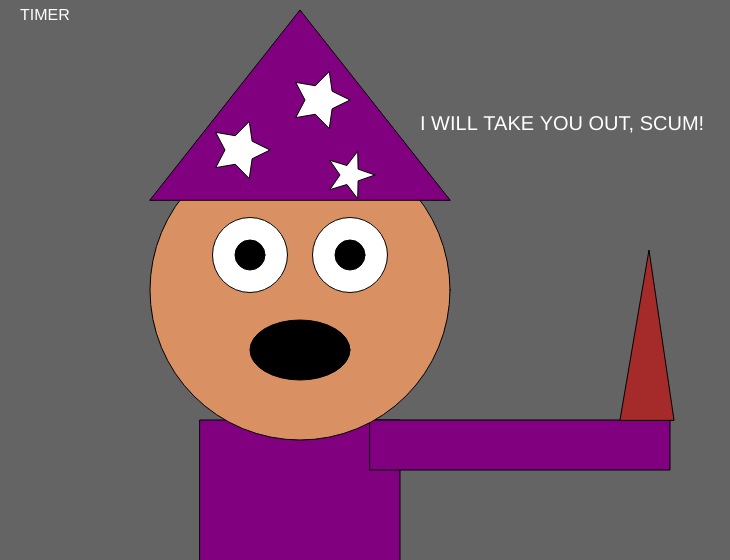
Frame 1 (no input)
Frame 60 (no input): identical to frame 1, image omitted
Frame 120 (the mouse pressed at the canvas centre since frame 60): identical to frame 1, image omitted

The p5.js sketch that drew this single still picture (run headless with seeded random() and noise() and a simulated clock; from frame 60 on, the mouse is pressed at the canvas centre):

// p5.js sketch
// ── sketch.js
let state = 0;
let timer = 0;
let x = 0;
let ball;
let x2 = 0;
let starSize = 0;


function setup() {
  createCanvas(730, 560);

  ball = 150;
  x = width / 2;

}

function draw() {

  background(100);

  switch (state) {

    case 0:


      //cloak
      fill('purple');
      rect(200, 420, 200, 300)


      //arm
      rect(370, 420, 300, 50);


      //wand
      fill('brown')
      triangle(620, 420, 649, 250, 674, 420);

      //face
      fill(217, 145, 100);
      ellipse(300, 290, 300, 300);


      //eyes
      fill('white');
      ellipse(250, 255, 75, 75);
      ellipse(350, 255, 75, 75);

      fill('black');
      ellipse(250, 255, 30, 30);
      ellipse(350, 255, 30, 30);


      //mouth
      ellipse(300, 350, 100, 60)


      //hat
      fill('purple');
      triangle(150, 200, 300, 10, 450, 200);

      //hatstars
      fill('white');
      push();
      star(320, 100, 15, 30, 5);
      pop();

      push();
      star(240, 150, 15, 30, 5);
      pop();

      push();
      star(350, 175, 10, 25, 5);
      pop();


      fill('white');
      textSize(20);
      text("I WILL TAKE YOU OUT, SCUM!", 420, 130);



      textSize(16);
      text("TIMER", 20, 20);

      timer++;
      if (timer > 4*60) {
        timer = 0;
        state++;
      }




      break;

    case 1:


      //warewolf
      fill('brown');
      ellipse(450, 490, 500, 600);

      //face
      fill('brown');
      ellipse(450, 300, 300, 400);

      //eyes
      fill('white');
      ellipse(500, 255, 75, 75);
      ellipse(400, 255, 75, 75);

      fill('black');
      ellipse(500, 255, 30, 30);
      ellipse(400, 255, 30, 30);

      //madbrows
      fill('black');
      triangle(450, 220, 550, 185, 560, 210);
      triangle(450, 220, 370, 185, 360, 210);

      //nose
      ellipse(450, 320, 20, 10);

      //mouth
      arc(450, 400, 80, 80, 0, PI + QUARTER_PI, CHORD);


      //horns
      fill('white')
      triangle(380, 160, 400, 50, 420, 160);
      triangle(480, 160, 500, 50, 520, 160);


      fill('white');
      textSize(40);
      text("COME AT ME!", 75, 130);


      textSize(16);
      text("TIMER", 20, 20);

      timer++;
      if (timer > 4*60) {
        timer = 0;
        state++;
      }


      break;

    case 2:

      //cloak
      fill('purple');
      rect(200, 420, 200, 300)


      //arm
      rect(370, 420, 300, 50);


      //wand
      fill('brown')
      triangle(620, 420, 649, 250, 674, 420);

      //face
      fill(217, 145, 100);
      ellipse(300, 290, 300, 300);


      //eyes
      fill('white');
      ellipse(250, 255, 75, 75);
      ellipse(350, 255, 75, 75);

      fill('black');
      ellipse(250, 255, 30, 30);
      ellipse(350, 255, 30, 30);


      //mouth
      ellipse(300, 350, 100, 60)


      //hat
      fill('purple');
      triangle(150, 200, 300, 10, 450, 200);

      //hatstars
      fill('white');
      push();
      star(320, 100, 15, 30, 5);
      pop();

      push();
      star(240, 150, 15, 30, 5);
      pop();

      push();
      star(350, 175, 10, 25, 5);
      pop();



      fill('white');
      textSize(20);
      text("click fast to charge up!", 420, 130);
      break;



    case 3:

      //cloak
      fill('purple');
      rect(200, 420, 200, 300)


      //arm
      rect(370, 420, 300, 50);


      //wand
      fill('brown')
      triangle(620, 420, 649, 250, 674, 420);

      //face
      fill(217, 145, 100);
      ellipse(300, 290, 300, 300);


      //eyes
      fill('white');
      ellipse(250, 255, 75, 75);
      ellipse(350, 255, 75, 75);

      fill('black');
      ellipse(250, 255, 30, 30);
      ellipse(350, 255, 30, 30);


      //mouth
      ellipse(300, 350, 100, 60)


      //hat
      fill('purple');
      triangle(150, 200, 300, 10, 450, 200);

      //hatstars
      fill('white');
      push();
      star(320, 100, 15, 30, 5);
      pop();

      push();
      star(240, 150, 15, 30, 5);
      pop();

      push();
      star(350, 175, 10, 25, 5);
      pop();


      //chargeball
      fill('blue');
      ellipse(649, 250, 30, 30);



      fill('white');
      textSize(20);
      text("click fast to charge up!", 420, 130);
      break;



    case 4:

      //cloak
      fill('purple');
      rect(200, 420, 200, 300)


      //arm
      rect(370, 420, 300, 50);


      //wand
      fill('brown')
      triangle(620, 420, 649, 250, 674, 420);

      //face
      fill(217, 145, 100);
      ellipse(300, 290, 300, 300);


      //eyes
      fill('white');
      ellipse(250, 255, 75, 75);
      ellipse(350, 255, 75, 75);

      fill('black');
      ellipse(250, 255, 30, 30);
      ellipse(350, 255, 30, 30);


      //mouth
      ellipse(300, 350, 100, 60)


      //hat
      fill('purple');
      triangle(150, 200, 300, 10, 450, 200);

      //hatstars
      fill('white');
      push();
      star(320, 100, 15, 30, 5);
      pop();

      push();
      star(240, 150, 15, 30, 5);
      pop();

      push();
      star(350, 175, 10, 25, 5);
      pop();


      //chargeball
      fill('blue');
      ellipse(649, 250, 60, 60);


      fill('white');
      textSize(20);
      text("click fast to charge up!", 420, 130);
      break;



    case 5:

      //cloak
      fill('purple');
      rect(200, 420, 200, 300)


      //arm
      rect(370, 420, 300, 50);


      //wand
      fill('brown')
      triangle(620, 420, 649, 250, 674, 420);

      //face
      fill(217, 145, 100);
      ellipse(300, 290, 300, 300);


      //eyes
      fill('white');
      ellipse(250, 255, 75, 75);
      ellipse(350, 255, 75, 75);

      fill('black');
      ellipse(250, 255, 30, 30);
      ellipse(350, 255, 30, 30);


      //mouth
      ellipse(300, 350, 100, 60)


      //hat
      fill('purple');
      triangle(150, 200, 300, 10, 450, 200);

      //hatstars
      fill('white');
      push();
      star(320, 100, 15, 30, 5);
      pop();

      push();
      star(240, 150, 15, 30, 5);
      pop();

      push();
      star(350, 175, 10, 25, 5);
      pop();


      //chargeball
      fill('blue');
      ellipse(649, 250, 100, 100);


      fill('white');
      textSize(20);
      text("click fast to charge up!", 420, 130);
      break;

    case 6:

      //cloak
      fill('purple');
      rect(200, 420, 200, 300)


      //arm
      rect(370, 420, 300, 50);


      //wand
      fill('brown')
      triangle(620, 420, 649, 250, 674, 420);

      //face
      fill(217, 145, 100);
      ellipse(300, 290, 300, 300);


      //eyes
      fill('white');
      ellipse(250, 255, 75, 75);
      ellipse(350, 255, 75, 75);

      fill('black');
      ellipse(250, 255, 30, 30);
      ellipse(350, 255, 30, 30);


      //mouth
      ellipse(300, 350, 100, 60)


      //hat
      fill('purple');
      triangle(150, 200, 300, 10, 450, 200);

      //hatstars
      fill('white');
      push();
      star(320, 100, 15, 30, 5);
      pop();

      push();
      star(240, 150, 15, 30, 5);
      pop();

      push();
      star(350, 175, 10, 25, 5);
      pop();


      //chargeball
      fill('blue');
      ellipse(649, 250, 130, 130);


      fill('white');
      textSize(20);
      text("click fast to charge up!", 420, 130);
      break;

    case 7:

      //cloak
      fill('purple');
      rect(200, 420, 200, 300)


      //arm
      rect(370, 420, 300, 50);


      //wand
      fill('brown')
      triangle(620, 420, 649, 250, 674, 420);

      //face
      fill(217, 145, 100);
      ellipse(300, 290, 300, 300);


      //eyes
      fill('white');
      ellipse(250, 255, 75, 75);
      ellipse(350, 255, 75, 75);

      fill('black');
      ellipse(250, 255, 30, 30);
      ellipse(350, 255, 30, 30);


      //mouth
      ellipse(300, 350, 100, 60)


      //hat
      fill('purple');
      triangle(150, 200, 300, 10, 450, 200);

      //hatstars
      fill('white');
      push();
      star(320, 100, 15, 30, 5);
      pop();

      push();
      star(240, 150, 15, 30, 5);
      pop();

      push();
      star(350, 175, 10, 25, 5);
      pop();


      //chargeball
      fill('blue');
      ellipse(649, 250, 150, 150);


      fill('white');
      textSize(20);
      text("CLICK TO THROW MAGIC!", 420, 130);
      break;


    case 8:

      //cloak
      fill('purple');
      rect(200, 420, 200, 300)


      //arm
      rect(370, 420, 300, 50);


      //wand
      fill('brown')
      triangle(620, 420, 649, 250, 674, 420);

      //face
      fill(217, 145, 100);
      ellipse(300, 290, 300, 300);


      //eyes
      fill('white');
      ellipse(250, 255, 75, 75);
      ellipse(350, 255, 75, 75);

      fill('black');
      ellipse(250, 255, 30, 30);
      ellipse(350, 255, 30, 30);


      //mouth
      ellipse(300, 350, 100, 60)


      //hat
      fill('purple');
      triangle(150, 200, 300, 10, 450, 200);

      //hatstars
      fill('white');
      push();
      star(320, 100, 15, 30, 5);
      pop();

      push();
      star(240, 150, 15, 30, 5);
      pop();

      push();
      star(350, 175, 10, 25, 5);
      pop();



            fill('white');
            textSize(20);
            text("CLICK TO THROW MAGIC!", 420, 130);


      //chargeball
      fill('blue');
      ellipse(649, 250, ball, ball);

      ball = ball + 30;

      fill('white');
      textSize(16);
      text("TIMER", 20, 20);

      timer++;
      if (timer > 1.6*60) {
        timer = 0;
        state++;
      }

      break;




    case 9:

      background(100);

      fill('blue');
      ellipse(x, 250, 150, 150);

      x = x + 3;

      fill('white');
      textSize(16);
      text("TIMER", 20, 20);


      timer++;
      if (timer > 2*60) {
        timer = 0;
        state++;
      }

      break;

    case 10:

      x = 0;
      //warewolf
      fill('brown');
      ellipse(450, 490, 500, 600);

      //face
      fill('brown');
      ellipse(450, 300, 300, 400);

      //eyes
      fill('white');
      ellipse(500, 255, 75, 75);
      ellipse(400, 255, 75, 75);

      fill('black');
      ellipse(490, 255, 30, 30);
      ellipse(390, 255, 30, 30);

      //madbrows
      fill('black');
      triangle(450, 190, 550, 185, 560, 210);
      triangle(450, 190, 370, 185, 360, 210);

      //nose
      ellipse(450, 320, 20, 10);

      //mouth
      arc(450, 400, 80, 80, 0, PI + QUARTER_PI, CHORD);


      //horns
      fill('white')
      triangle(380, 160, 400, 50, 420, 160);
      triangle(480, 160, 500, 50, 520, 160);

      fill('blue');
      ellipse(x2, 250, 120, 120);
      x2 = x2 + 10;


      fill('white');
      textSize(16);
      text("TIMER", 20, 20);


      timer++;
      if (timer > .80*60) {
        timer = 0;
        state++;
      }

      break;

    case 11:

      //warewolf
      fill('brown');
      ellipse(450, 490, 500, 600);

      //face
      fill('brown');
      ellipse(450, 300, 300, 400);

      //eyes
      fill('white');
      ellipse(500, 255, 75, 75);
      ellipse(400, 255, 75, 75);

      fill('black');
      ellipse(490, 255, 30, 30);
      ellipse(390, 255, 30, 30);

      //madbrows
      fill('black');
      triangle(450, 190, 550, 185, 560, 210);
      triangle(450, 190, 370, 185, 360, 210);

      //nose
      ellipse(450, 320, 20, 10);

      //mouth
      arc(450, 400, 80, 80, 0, PI + QUARTER_PI, CHORD);


      //horns
      fill('white')
      triangle(380, 160, 400, 50, 420, 160);
      triangle(480, 160, 500, 50, 520, 160);

      //explosion
      fill('orange');
      push();
      translate(width * 0.5, height * 0.5);
      rotate(frameCount / 50.0);
      star(0, 0, starSize, starSize, 40);
      pop();

      starSize = starSize + 10;

      fill('white');
      textSize(16);
      text("TIMER", 20, 20);


      timer++;
      if (timer > .80*60) {
        timer = 0;
        state++;
      }

      break;

      case 12:

        background('orange');


        fill('white');
        textSize(80);
        text("WIN!", 300, 250);

        break;

  }
}

function mouseReleased() {
  state = state + 1;
  if (state > 12) state = 0;

}

function star(x, y, radius1, radius2, npoints) {
  let angle = TWO_PI / npoints;
  let halfAngle = angle / 2.0;
  beginShape();
  for (let a = 0; a < TWO_PI; a += angle) {
    let sx = x + cos(a) * radius2;
    let sy = y + sin(a) * radius2;
    vertex(sx, sy);
    sx = x + cos(a + halfAngle) * radius1;
    sy = y + sin(a + halfAngle) * radius1;
    vertex(sx, sy);
  }
  endShape(CLOSE);
}
